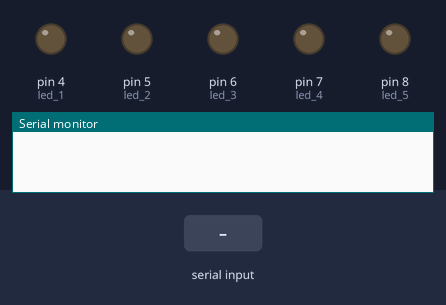
The sketch below on a simulated Arduino Uno, built with avr-gcc and run on an emulated ATmega328P. Shown: output pins drawn as LEDs (lit = HIGH), the last lines printed to the serial monitor. The test bench sets the inputs (shaded band).

Above: at 1.2 s.
1.3 s: "A" received over Serial
At 1.7 s:
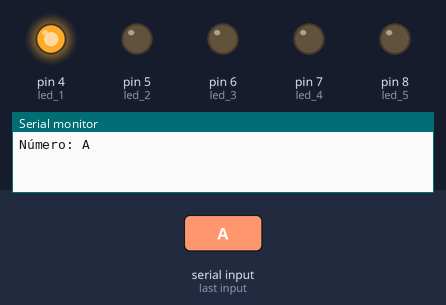
2.8 s: "B" received over Serial
At 4.0 s:
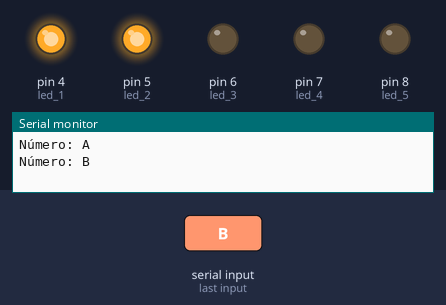
4.3 s: "C" received over Serial
At 5.2 s:
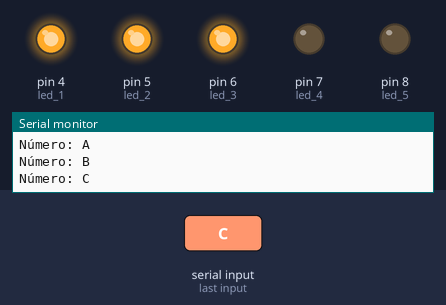
5.8 s: "D" received over Serial
At 6.3 s:
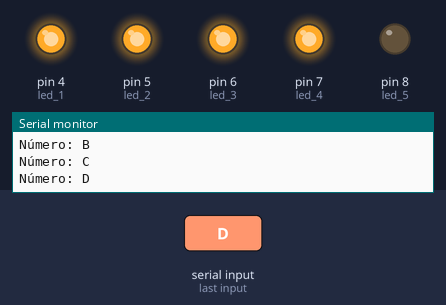
7.3 s: "E" received over Serial
At 8.7 s:
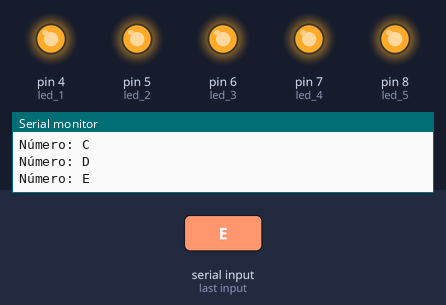
Timing chart, 0 to 9.8 s (numbered marks = the images above; inputs shaded):
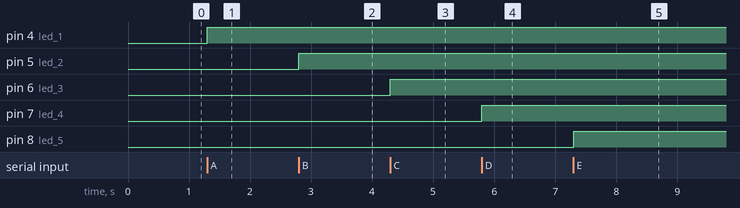

The sketch:

IA_Mini_Proyecto_1.ino
```cpp
// Variables asociadas a las los cinco LEDs que se van a controlar
int led_1 = 4;
int led_2 = 5;
int led_3 = 6;
int led_4 = 7;
int led_5 = 8;

char valor; // Variable para indicar que llega una orden
void setup() {
  // put your setup code here, to run once:
  pinMode(led_1,OUTPUT);
  pinMode(led_2,OUTPUT);
  pinMode(led_3,OUTPUT);
  pinMode(led_4,OUTPUT);
  pinMode(led_5,OUTPUT);
  Serial.begin(9600);
}

void loop() {
  // put your main code here, to run repeatedly:
  if (Serial.available()) // Si el puerto serie Bluetooth esta disponible
  {
    valor = Serial.read(); // Lee el dato entrante en la via Bluetooth
    Serial.print("Número: ");
    Serial.println(valor);

    if (valor == 'A') // Si el dato que llega es una A
    {
      digitalWrite(led_1,HIGH); //Enciende el LED 1
      digitalWrite(led_2,LOW); //Enciende el LED 2
      digitalWrite(led_3,LOW); //Enciende el LED 3
      digitalWrite(led_4,LOW); //Enciende el LED 4
      digitalWrite(led_5,LOW); //Enciende el LED 5
    }
    if (valor == 'B') // Si el dato que llega es una B
    {
      digitalWrite(led_1,HIGH); //Enciende el LED 1
      digitalWrite(led_2,HIGH); //Enciende el LED 2
      digitalWrite(led_3,LOW); //Enciende el LED 3
      digitalWrite(led_4,LOW); //Enciende el LED 4
      digitalWrite(led_5,LOW); //Enciende el LED 5
    }
    if (valor == 'C') // Si el dato que llega es una C
    {
      digitalWrite(led_1,HIGH); //Enciende el LED 1
      digitalWrite(led_2,HIGH); //Enciende el LED 2
      digitalWrite(led_3,HIGH); //Enciende el LED 3
      digitalWrite(led_4,LOW); //Enciende el LED 4
      digitalWrite(led_5,LOW); //Enciende el LED 5
    }
    if (valor == 'D') // Si el dato que llega es una D
    {
      digitalWrite(led_1,HIGH); //Enciende el LED 1
      digitalWrite(led_2,HIGH); //Enciende el LED 2
      digitalWrite(led_3,HIGH); //Enciende el LED 3
      digitalWrite(led_4,HIGH); //Enciende el LED 4
      digitalWrite(led_5,LOW); //Enciende el LED 5
    }
    if (valor == 'E') // Si el dato que llega es una E
    {
      digitalWrite(led_1,HIGH); //Enciende el LED 1
      digitalWrite(led_2,HIGH); //Enciende el LED 2
      digitalWrite(led_3,HIGH); //Enciende el LED 3
      digitalWrite(led_4,HIGH); //Enciende el LED 4
      digitalWrite(led_5,HIGH); //Enciende el LED 5
    }
    if (valor == 'F') // Si el dato que llega es una E
    {
      digitalWrite(led_1,LOW); //Enciende el LED 1
      digitalWrite(led_2,LOW); //Enciende el LED 2
      digitalWrite(led_3,LOW); //Enciende el LED 3
      digitalWrite(led_4,LOW); //Enciende el LED 4
      digitalWrite(led_5,LOW); //Enciende el LED 5
    }
  }

}
```

Measured:
- after the input at 1.3 s, pin 4 (led_1): LOW → HIGH at once
- after the input at 2.8 s, pin 5 (led_2): LOW → HIGH at once
- after the input at 4.3 s, pin 6 (led_3): LOW → HIGH at once
- after the input at 5.8 s, pin 7 (led_4): LOW → HIGH at once
- after the input at 7.3 s, pin 8 (led_5): LOW → HIGH at once
